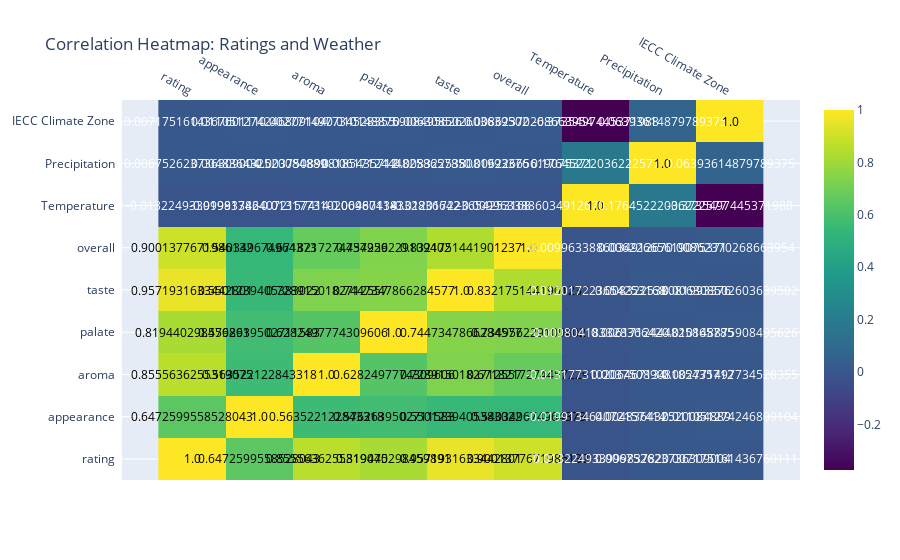

Notebook code cell kept with this figure:
### Code cell
# Calculate correlation matrix for weather and ratings
correlation_matrix = beer_data_with_weather[['rating', 'appearance', 'aroma', 'palate', 'taste', 'overall', 'Temperature', 'Precipitation','IECC Climate Zone']].corr()

# Visualize correlation using a heatmap with Plotly
import plotly.figure_factory as ff

fig = ff.create_annotated_heatmap(
    z=correlation_matrix.values,
    x=correlation_matrix.columns.tolist(),
    y=correlation_matrix.index.tolist(),
    colorscale='Viridis',
    showscale=True
)
fig.update_layout(title_text="Correlation Heatmap: Ratings and Weather")
fig.write_html("src/plotly-html-graphs/nicolas/correlation_heatmap.html")
fig.show()

### Figure 1 — Plotly figure (JSON) as saved in the notebook; plotly's stock layout.template omitted (floating-point values rounded to 4 significant figures)
{"data": [{"colorscale": [[0, "#440154"], [0.1111, "#482878"], [0.2222, "#3e4989"], [0.3333, "#31688e"], [0.4444, "#26828e"], [0.5556, "#1f9e89"], [0.6667, "#35b779"], [0.7778, "#6ece58"], [0.8889, "#b5de2b"], [1, "#fde725"]], "reversescale": false, "showscale": true, "type": "heatmap", "x": ["rating", "appearance", "aroma", "palate", "taste", "overall", "Temperature", "Precipitation", "IECC Climate Zone"], "y": ["rating", "appearance", "aroma", "palate", "taste", "overall", "Temperature", "Precipitation", "IECC Climate Zone"], "z": [[1, 0.6473, 0.8556, 0.8194, 0.9572, 0.9001, -0.01322, 0.006753, 0.007175], [0.6473, 1, 0.5635, 0.5763, 0.5501, 0.5403, -0.01991, 0.004836, 0.01105], [0.8556, 0.5635, 1, 0.6282, 0.7289, 0.6718, -0.01318, 0.003751, 0.002771], [0.8194, 0.5763, 0.6282, 1, 0.7447, 0.735, -0.009804, 0.006171, 0.01015], [0.9572, 0.5501, 0.7289, 0.7447, 1, 0.8322, -0.01202, 0.008323, 0.006309], [0.9001, 0.5403, 0.6718, 0.735, 0.8322, 1, -0.009963, 0.006227, 0.008624], [-0.01322, -0.01991, -0.01318, -0.009804, -0.01202, -0.009963, 1, 0.1765, -0.3735], [0.006753, 0.004836, 0.003751, 0.006171, 0.008323, 0.006227, 0.1765, 1, 0.06394], [0.007175, 0.01105, 0.002771, 0.01015, 0.006309, 0.008624, -0.3735, 0.06394, 1]]}], "layout": {"annotations": [{"font": {"color": "#000000"}, "showarrow": false, "text": "1.0", "x": "rating", "xref": "x", "y": "rating", "yref": "y"}, {"font": {"color": "#000000"}, "showarrow": false, "text": "0.6472599558528043", "x": "appearance", "xref": "x", "y": "rating", "yref": "y"}, {"font": {"color": "#000000"}, "showarrow": false, "text": "0.8555636255319075", "x": "aroma", "xref": "x", "y": "rating", "yref": "y"}, {"font": {"color": "#000000"}, "showarrow": false, "text": "0.819440298459891", "x": "palate", "xref": "x", "y": "rating", "yref": "y"}, {"font": {"color": "#000000"}, "showarrow": false, "text": "0.9571931633442801", "x": "taste", "xref": "x", "y": "rating", "yref": "y"}, {"font": {"color": "#000000"}, "showarrow": false, "text": "0.9001377671986132", "x": "overall", "xref": "x", "y": "rating", "yref": "y"}, {"font": {"color": "#FFFFFF"}, "showarrow": false, "text": "-0.01322493399983782", "x": "Temperature", "xref": "x", "y": "rating", "yref": "y"}, {"font": {"color": "#FFFFFF"}, "showarrow": false, "text": "0.006752623736309004", "x": "Precipitation", "xref": "x", "y": "rating", "yref": "y"}, {"font": {"color": "#FFFFFF"}, "showarrow": false, "text": "0.007175161436760111", "x": "IECC Climate Zone", "xref": "x", "y": "rating", "yref": "y"}, {"font": {"color": "#000000"}, "showarrow": false, "text": "0.6472599558528043", "x": "rating", "xref": "x", "y": "appearance", "yref": "y"}, {"font": {"color": "#000000"}, "showarrow": false, "text": "1.0", "x": "appearance", "xref": "x", "y": "appearance", "yref": "y"}, {"font": {"color": "#000000"}, "showarrow": false, "text": "0.563522122843318", "x": "aroma", "xref": "x", "y": "appearance", "yref": "y"}, {"font": {"color": "#000000"}, "showarrow": false, "text": "0.5762639502711583", "x": "palate", "xref": "x", "y": "appearance", "yref": "y"}, {"font": {"color": "#000000"}, "showarrow": false, "text": "0.5501239405383022", "x": "taste", "xref": "x", "y": "appearance", "yref": "y"}, {"font": {"color": "#000000"}, "showarrow": false, "text": "0.540349674964373", "x": "overall", "xref": "x", "y": "appearance", "yref": "y"}, {"font": {"color": "#FFFFFF"}, "showarrow": false, "text": "-0.019913464072157414", "x": "Temperature", "xref": "x", "y": "appearance", "yref": "y"}, {"font": {"color": "#FFFFFF"}, "showarrow": false, "text": "0.004836432520084889", "x": "Precipitation", "xref": "x", "y": "appearance", "yref": "y"}, {"font": {"color": "#FFFFFF"}, "showarrow": false, "text": "0.011051274246809104", "x": "IECC Climate Zone", "xref": "x", "y": "appearance", "yref": "y"}, {"font": {"color": "#000000"}, "showarrow": false, "text": "0.8555636255319075", "x": "rating", "xref": "x", "y": "aroma", "yref": "y"}, {"font": {"color": "#000000"}, "showarrow": false, "text": "0.563522122843318", "x": "appearance", "xref": "x", "y": "aroma", "yref": "y"}, {"font": {"color": "#000000"}, "showarrow": false, "text": "1.0", "x": "aroma", "xref": "x", "y": "aroma", "yref": "y"}, {"font": {"color": "#000000"}, "showarrow": false, "text": "0.6282497774309606", "x": "palate", "xref": "x", "y": "aroma", "yref": "y"}, {"font": {"color": "#000000"}, "showarrow": false, "text": "0.7289150182712557", "x": "taste", "xref": "x", "y": "aroma", "yref": "y"}, {"font": {"color": "#000000"}, "showarrow": false, "text": "0.6718217274457229", "x": "overall", "xref": "x", "y": "aroma", "yref": "y"}, {"font": {"color": "#FFFFFF"}, "showarrow": false, "text": "-0.013177310206467134", "x": "Temperature", "xref": "x", "y": "aroma", "yref": "y"}, {"font": {"color": "#FFFFFF"}, "showarrow": false, "text": "0.0037508908185435712", "x": "Precipitation", "xref": "x", "y": "aroma", "yref": "y"}, {"font": {"color": "#FFFFFF"}, "showarrow": false, "text": "0.002771497734528355", "x": "IECC Climate Zone", "xref": "x", "y": "aroma", "yref": "y"}, {"font": {"color": "#000000"}, "showarrow": false, "text": "0.819440298459891", "x": "rating", "xref": "x", "y": "palate", "yref": "y"}, {"font": {"color": "#000000"}, "showarrow": false, "text": "0.5762639502711583", "x": "appearance", "xref": "x", "y": "palate", "yref": "y"}, {"font": {"color": "#000000"}, "showarrow": false, "text": "0.6282497774309606", "x": "aroma", "xref": "x", "y": "palate", "yref": "y"}, {"font": {"color": "#000000"}, "showarrow": false, "text": "1.0", "x": "palate", "xref": "x", "y": "palate", "yref": "y"}, {"font": {"color": "#000000"}, "showarrow": false, "text": "0.7447347866284577", "x": "taste", "xref": "x", "y": "palate", "yref": "y"}, {"font": {"color": "#000000"}, "showarrow": false, "text": "0.734956229109402", "x": "overall", "xref": "x", "y": "palate", "yref": "y"}, {"font": {"color": "#FFFFFF"}, "showarrow": false, "text": "-0.00980418332836642", "x": "Temperature", "xref": "x", "y": "palate", "yref": "y"}, {"font": {"color": "#FFFFFF"}, "showarrow": false, "text": "0.0061712444825865785", "x": "Precipitation", "xref": "x", "y": "palate", "yref": "y"}, {"font": {"color": "#FFFFFF"}, "showarrow": false, "text": "0.010148875908495626", "x": "IECC Climate Zone", "xref": "x", "y": "palate", "yref": "y"}, {"font": {"color": "#000000"}, "showarrow": false, "text": "0.9571931633442801", "x": "rating", "xref": "x", "y": "taste", "yref": "y"}, {"font": {"color": "#000000"}, "showarrow": false, "text": "0.5501239405383022", "x": "appearance", "xref": "x", "y": "taste", "yref": "y"}, {"font": {"color": "#000000"}, "showarrow": false, "text": "0.7289150182712557", "x": "aroma", "xref": "x", "y": "taste", "yref": "y"}, {"font": {"color": "#000000"}, "showarrow": false, "text": "0.7447347866284577", "x": "palate", "xref": "x", "y": "taste", "yref": "y"}, {"font": {"color": "#000000"}, "showarrow": false, "text": "1.0", "x": "taste", "xref": "x", "y": "taste", "yref": "y"}, {"font": {"color": "#000000"}, "showarrow": false, "text": "0.8321751441901237", "x": "overall", "xref": "x", "y": "taste", "yref": "y"}, {"font": {"color": "#FFFFFF"}, "showarrow": false, "text": "-0.012017223654253168", "x": "Temperature", "xref": "x", "y": "taste", "yref": "y"}, {"font": {"color": "#FFFFFF"}, "showarrow": false, "text": "0.008322538081993376", "x": "Precipitation", "xref": "x", "y": "taste", "yref": "y"}, {"font": {"color": "#FFFFFF"}, "showarrow": false, "text": "0.006308502603639502", "x": "IECC Climate Zone", "xref": "x", "y": "taste", "yref": "y"}, {"font": {"color": "#000000"}, "showarrow": false, "text": "0.9001377671986132", "x": "rating", "xref": "x", "y": "overall", "yref": "y"}, {"font": {"color": "#000000"}, "showarrow": false, "text": "0.540349674964373", "x": "appearance", "xref": "x", "y": "overall", "yref": "y"}, {"font": {"color": "#000000"}, "showarrow": false, "text": "0.6718217274457229", "x": "aroma", "xref": "x", "y": "overall", "yref": "y"}, {"font": {"color": "#000000"}, "showarrow": false, "text": "0.734956229109402", "x": "palate", "xref": "x", "y": "overall", "yref": "y"}, {"font": {"color": "#000000"}, "showarrow": false, "text": "0.8321751441901237", "x": "taste", "xref": "x", "y": "overall", "yref": "y"}, {"font": {"color": "#000000"}, "showarrow": false, "text": "1.0", "x": "overall", "xref": "x", "y": "overall", "yref": "y"}, {"font": {"color": "#FFFFFF"}, "showarrow": false, "text": "-0.009963388603491267", "x": "Temperature", "xref": "x", "y": "overall", "yref": "y"}, {"font": {"color": "#FFFFFF"}, "showarrow": false, "text": "0.00622665619075371", "x": "Precipitation", "xref": "x", "y": "overall", "yref": "y"}, {"font": {"color": "#FFFFFF"}, "showarrow": false, "text": "0.00862370268663954", "x": "IECC Climate Zone", "xref": "x", "y": "overall", "yref": "y"}, {"font": {"color": "#FFFFFF"}, "showarrow": false, "text": "-0.01322493399983782", "x": "rating", "xref": "x", "y": "Temperature", "yref": "y"}, {"font": {"color": "#FFFFFF"}, "showarrow": false, "text": "-0.019913464072157414", "x": "appearance", "xref": "x", "y": "Temperature", "yref": "y"}, {"font": {"color": "#FFFFFF"}, "showarrow": false, "text": "-0.013177310206467134", "x": "aroma", "xref": "x", "y": "Temperature", "yref": "y"}, {"font": {"color": "#FFFFFF"}, "showarrow": false, "text": "-0.00980418332836642", "x": "palate", "xref": "x", "y": "Temperature", "yref": "y"}, {"font": {"color": "#FFFFFF"}, "showarrow": false, "text": "-0.012017223654253168", "x": "taste", "xref": "x", "y": "Temperature", "yref": "y"}, {"font": {"color": "#FFFFFF"}, "showarrow": false, "text": "-0.009963388603491267", "x": "overall", "xref": "x", "y": "Temperature", "yref": "y"}, {"font": {"color": "#000000"}, "showarrow": false, "text": "1.0", "x": "Temperature", "xref": "x", "y": "Temperature", "yref": "y"}, {"font": {"color": "#FFFFFF"}, "showarrow": false, "text": "0.17645222036222577", "x": "Precipitation", "xref": "x", "y": "Temperature", "yref": "y"}, {"font": {"color": "#FFFFFF"}, "showarrow": false, "text": "-0.3735497445371988", "x": "IECC Climate Zone", "xref": "x", "y": "Temperature", "yref": "y"}, {"font": {"color": "#FFFFFF"}, "showarrow": false, "text": "0.006752623736309004", "x": "rating", "xref": "x", "y": "Precipitation", "yref": "y"}, {"font": {"color": "#FFFFFF"}, "showarrow": false, "text": "0.004836432520084889", "x": "appearance", "xref": "x", "y": "Precipitation", "yref": "y"}, {"font": {"color": "#FFFFFF"}, "showarrow": false, "text": "0.0037508908185435712", "x": "aroma", "xref": "x", "y": "Precipitation", "yref": "y"}, {"font": {"color": "#FFFFFF"}, "showarrow": false, "text": "0.0061712444825865785", "x": "palate", "xref": "x", "y": "Precipitation", "yref": "y"}, {"font": {"color": "#FFFFFF"}, "showarrow": false, "text": "0.008322538081993376", "x": "taste", "xref": "x", "y": "Precipitation", "yref": "y"}, {"font": {"color": "#FFFFFF"}, "showarrow": false, "text": "0.00622665619075371", "x": "overall", "xref": "x", "y": "Precipitation", "yref": "y"}, {"font": {"color": "#FFFFFF"}, "showarrow": false, "text": "0.17645222036222577", "x": "Temperature", "xref": "x", "y": "Precipitation", "yref": "y"}, {"font": {"color": "#000000"}, "showarrow": false, "text": "1.0", "x": "Precipitation", "xref": "x", "y": "Precipitation", "yref": "y"}, {"font": {"color": "#FFFFFF"}, "showarrow": false, "text": "0.06393614879789375", "x": "IECC Climate Zone", "xref": "x", "y": "Precipitation", "yref": "y"}, {"font": {"color": "#FFFFFF"}, "showarrow": false, "text": "0.007175161436760111", "x": "rating", "xref": "x", "y": "IECC Climate Zone", "yref": "y"}, {"font": {"color": "#FFFFFF"}, "showarrow": false, "text": "0.011051274246809104", "x": "appearance", "xref": "x", "y": "IECC Climate Zone", "yref": "y"}, {"font": {"color": "#FFFFFF"}, "showarrow": false, "text": "0.002771497734528355", "x": "aroma", "xref": "x", "y": "IECC Climate Zone", "yref": "y"}, {"font": {"color": "#FFFFFF"}, "showarrow": false, "text": "0.010148875908495626", "x": "palate", "xref": "x", "y": "IECC Climate Zone", "yref": "y"}, {"font": {"color": "#FFFFFF"}, "showarrow": false, "text": "0.006308502603639502", "x": "taste", "xref": "x", "y": "IECC Climate Zone", "yref": "y"}, {"font": {"color": "#FFFFFF"}, "showarrow": false, "text": "0.00862370268663954", "x": "overall", "xref": "x", "y": "IECC Climate Zone", "yref": "y"}, {"font": {"color": "#FFFFFF"}, "showarrow": false, "text": "-0.3735497445371988", "x": "Temperature", "xref": "x", "y": "IECC Climate Zone", "yref": "y"}, {"font": {"color": "#FFFFFF"}, "showarrow": false, "text": "0.06393614879789375", "x": "Precipitation", "xref": "x", "y": "IECC Climate Zone", "yref": "y"}, {"font": {"color": "#000000"}, "showarrow": false, "text": "1.0", "x": "IECC Climate Zone", "xref": "x", "y": "IECC Climate Zone", "yref": "y"}], "title": {"text": "Correlation Heatmap: Ratings and Weather"}, "xaxis": {"dtick": 1, "gridcolor": "rgb(0, 0, 0)", "side": "top", "ticks": ""}, "yaxis": {"dtick": 1, "ticks": "", "ticksuffix": "  "}}}
